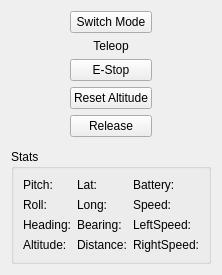
        <widget class="QWidget" name="tab">
         <attribute name="title">
          <string>Control</string>
         </attribute>
         <layout class="QGridLayout" name="gridLayout_16">
          <item row="0" column="0">
           <layout class="QGridLayout" name="gridLayout_15">
            <item row="3" column="1">
             <widget class="QPushButton" name="resetAltitudeButton">
              <property name="text">
               <string>Reset Altitude</string>
              </property>
             </widget>
            </item>
            <item row="2" column="1">
             <widget class="QPushButton" name="estopButton">
              <property name="text">
               <string>E-Stop</string>
              </property>
             </widget>
            </item>
            <item row="6" column="0" rowspan="2" colspan="3">
             <widget class="QGroupBox" name="groupBox">
              <property name="minimumSize">
               <size>
                <width>0</width>
                <height>50</height>
               </size>
              </property>
              <property name="maximumSize">
               <size>
                <width>16777215</width>
                <height>250</height>
               </size>
              </property>
              <property name="title">
               <string>Stats</string>
              </property>
              <layout class="QHBoxLayout" name="horizontalLayout_4">
               <item>
                <layout class="QHBoxLayout" name="horizontalLayout_3">
                 <item>
                  <layout class="QVBoxLayout" name="verticalLayout_3">
                   <item>
                    <widget class="QLabel" name="statPitchLabel">
                     <property name="text">
                      <string>Pitch:</string>
                     </property>
                    </widget>
                   </item>
                   <item>
                    <widget class="QLabel" name="statRollLabel">
                     <property name="text">
                      <string>Roll:</string>
                     </property>
                    </widget>
                   </item>
                   <item>
                    <widget class="QLabel" name="statHeadingLabel">
                     <property name="text">
                      <string>Heading:</string>
                     </property>
                    </widget>
                   </item>
                   <item>
                    <widget class="QLabel" name="statAltitudeLabel">
                     <property name="text">
                      <string>Altitude:</string>
                     </property>
                    </widget>
                   </item>
                  </layout>
                 </item>
                 <item>
                  <layout class="QVBoxLayout" name="verticalLayout_5">
                   <item>
                    <widget class="QLabel" name="statLatLabel">
                     <property name="text">
                      <string>Lat:</string>
                     </property>
                    </widget>
                   </item>
                   <item>
                    <widget class="QLabel" name="statLongLabel">
                     <property name="text">
                      <string>Long:</string>
                     </property>
                    </widget>
                   </item>
                   <item>
                    <widget class="QLabel" name="statBearingLabel">
                     <property name="text">
                      <string>Bearing:</string>
                     </property>
                    </widget>
                   </item>
                   <item>
                    <widget class="QLabel" name="statDistanceLabel">
                     <property name="text">
                      <string>Distance:</string>
                     </property>
                    </widget>
                   </item>
                  </layout>
                 </item>
                 <item>
                  <layout class="QVBoxLayout" name="verticalLayout_4">
                   <item>
                    <widget class="QLabel" name="statBatteryLabel">
                     <property name="text">
                      <string>Battery:</string>
                     </property>
                    </widget>
                   </item>
                   <item>
                    <widget class="QLabel" name="statGPSSpeedLabel">
                     <property name="text">
                      <string>Speed:</string>
                     </property>
                    </widget>
                   </item>
                   <item>
                    <widget class="QLabel" name="statLeftSpeedLabel">
                     <property name="text">
                      <string>LeftSpeed:</string>
                     </property>
                    </widget>
                   </item>
                   <item>
                    <widget class="QLabel" name="statRightSpeedLabel">
                     <property name="text">
                      <string>RightSpeed:</string>
                     </property>
                    </widget>
                   </item>
                  </layout>
                 </item>
                </layout>
               </item>
              </layout>
             </widget>
            </item>
            <item row="0" column="1">
             <widget class="QPushButton" name="switchModeButton">
              <property name="text">
               <string>Switch Mode</string>
              </property>
             </widget>
            </item>
            <item row="4" column="1">
             <widget class="QPushButton" name="releaseButton">
              <property name="text">
               <string>Release</string>
              </property>
             </widget>
            </item>
            <item row="0" column="2" rowspan="6">
             <layout class="QHBoxLayout" name="hsiLayout"/>
            </item>
            <item row="0" column="0" rowspan="6">
             <layout class="QVBoxLayout" name="adiLayout"/>
            </item>
            <item row="1" column="1">
             <widget class="QLabel" name="modeLabel">
              <property name="text">
               <string>Teleop</string>
              </property>
              <property name="alignment">
               <set>Qt::AlignCenter</set>
              </property>
             </widget>
            </item>
           </layout>
          </item>
         </layout>
        </widget>
